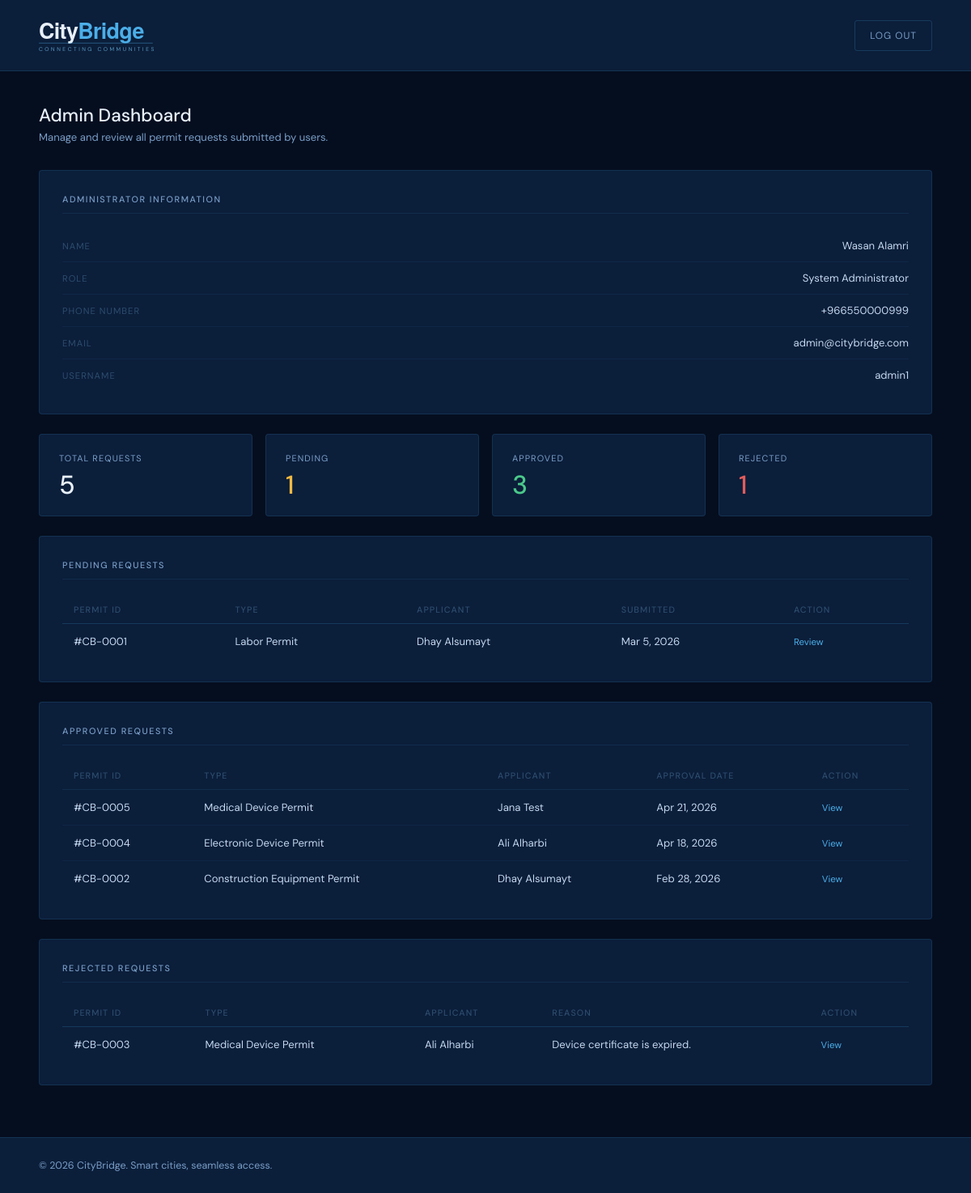
The page /code/admin.php (signed in) on the database its author committed.
### tables this page shows
CREATE TABLE `account` (
  `account_id` int NOT NULL,
  `username` varchar(50) NOT NULL,
  `email` varchar(100) NOT NULL,
  `password_hash` varchar(255) NOT NULL,
  `role` enum('user','admin') NOT NULL
);

CREATE TABLE `permit` (
  `permit_id` int NOT NULL,
  `user_account_id` int NOT NULL,
  `permit_type` enum('labor','equipment','medical','electronic') NOT NULL,
  `status` enum('pending','approved','rejected') NOT NULL DEFAULT 'pending',
  `submitted_date` datetime NOT NULL DEFAULT CURRENT_TIMESTAMP,
  `reviewed_date` datetime DEFAULT NULL,
  `approved_date` datetime DEFAULT NULL,
  `expiry_date` date DEFAULT NULL,
  `reviewed_by_admin_id` int DEFAULT NULL,
  `rejection_reason` text,
  `last_updated` datetime NOT NULL DEFAULT CURRENT_TIMESTAMP ON UPDATE CURRENT_TIMESTAMP
);

CREATE TABLE `user_account` (
  `account_id` int NOT NULL,
  `first_name` varchar(50) NOT NULL,
  `last_name` varchar(50) NOT NULL,
  `phone_number` varchar(20) NOT NULL,
  `job_title` varchar(100) DEFAULT NULL,
  `company_id` int NOT NULL
);

### code/auth.php (called while the page is built, shortened)
<?php
function fmt_date($d) {
    $t = strtotime($d);
    return $t ? date("M j, Y", $t) : "—";
}
function type_label($t) {
    switch ($t) {
        case 'labor':      return 'Labor Permit';
        case 'equipment':  return 'Construction Equipment Permit';
        case 'medical':    return 'Medical Device Permit';
        case 'electronic': return 'Electronic Device Permit';
    }
}
function permit_code($id) {
    return "#CB-" . str_pad((string)$id, 4, "0", STR_PAD_LEFT);
}
function e($v) {
    return htmlspecialchars((string)($v ?? ""), ENT_QUOTES, "UTF-8");
}

### code/admin.php (the view, shortened to what this page needs)
<?php
include "db.php";
include "auth.php";
$account_id = (int)$_SESSION["account_id"];
$stmt = $conn->prepare(
  "SELECT a.username, a.email, aa.admin_name, aa.role_title, aa.phone_number
   FROM account a
   JOIN admin_account aa ON aa.account_id = a.account_id
   WHERE a.account_id = ?");
$stmt->bind_param("i", $account_id);
$stmt->execute();
$admin = $stmt->get_result()->fetch_assoc();
$totals = $conn->query("
  SELECT
    COUNT(*) AS total,
    SUM(CASE WHEN status='pending'  THEN 1 ELSE 0 END) AS pending,
    SUM(CASE WHEN status='approved' THEN 1 ELSE 0 END) AS approved,
    SUM(CASE WHEN status='rejected' THEN 1 ELSE 0 END) AS rejected
  FROM permit
")->fetch_assoc();
$total    = (int)$totals['total'];
$pending  = (int)$totals['pending'];
$approved = (int)$totals['approved'];
$rejected = (int)$totals['rejected'];
function list_permits(mysqli $conn, $status) {
    $sql = "SELECT p.permit_id, p.permit_type, p.status, p.submitted_date,
                   p.approved_date, p.rejection_reason,
                   ua.first_name, ua.last_name
            FROM permit p
            JOIN user_account ua ON ua.account_id = p.user_account_id
            WHERE p.status = ?
            ORDER BY p.submitted_date DESC";
    $s = $conn->prepare($sql);
    $s->bind_param("s", $status);
    $s->execute();
    return $s->get_result();
}
$resPending  = list_permits($conn, 'pending');
$resApproved = list_permits($conn, 'approved');
$resRejected = list_permits($conn, 'rejected');
?>
<!DOCTYPE html>
<html lang="en">
<head>
  <link rel="stylesheet" href="style.css">
</head>
<body>
<header class="user-header">
  <svg viewBox="0 0 500 72" width="320" xmlns="http://www.w3.org/2000/svg">
    <text x="0" y="44" font-family="'Helvetica Neue', 'Segoe UI', Arial, sans-serif" font-size="42" font-weight="700" letter-spacing="-1">
      <tspan fill="#e8f0fb">City</tspan><tspan fill="#4baee8">Bridge</tspan>
    </text>
    <text x="0" y="67" font-family="'DM Sans', 'Helvetica Neue', Arial, sans-serif" font-size="10.5" font-weight="300" fill="#7dcef8" letter-spacing="4" opacity="0.82">CONNECTING COMMUNITIES</text>
  </svg>
  <nav>
    <a href="logout.php" class="logout">Log Out</a>
  </nav>
</header>
<main class="dashboard">
  <div class="page-title">
    <h1>Admin Dashboard</h1>
    <p>Manage and review all permit requests submitted by users.</p>
  </div>
  <div class="panel">
    <h3>Administrator Information</h3>
    <div class="info-row"><span class="label">Name</span><span class="value"><?php echo e($admin['admin_name'] ?? ''); ?></span></div>
    <div class="info-row"><span class="label">Role</span><span class="value"><?php echo e($admin['role_title'] ?? 'System Administrator'); ?></span></div>
    <div class="info-row"><span class="label">Phone Number</span><span class="value"><?php echo e($admin['phone_number'] ?? ''); ?></span></div>
    <div class="info-row"><span class="label">Email</span><span class="value"><?php echo e($admin['email'] ?? ''); ?></span></div>
    <div class="info-row"><span class="label">Username</span><span class="value"><?php echo e($admin['username'] ?? ''); ?></span></div>
  </div>
  <div class="stats">
    <div class="stat"><p>Total Requests</p><span><?php echo $total; ?></span></div>
    <div class="stat"><p>Pending</p><span class="pending"><?php echo $pending; ?></span></div>
    <div class="stat"><p>Approved</p><span class="approved"><?php echo $approved; ?></span></div>
    <div class="stat"><p>Rejected</p><span class="rejected"><?php echo $rejected; ?></span></div>
  </div>
  <div class="panel">
    <h3>Pending Requests</h3>
    <table>
      <thead><tr>
        <th>Permit ID</th><th>Type</th><th>Applicant</th><th>Submitted</th><th>Action</th>
      </tr></thead>
      <tbody>
      <?php if ($resPending->num_rows === 0): ?>
        <tr><td colspan="5" style="text-align:center;">No pending requests.</td></tr>
      <?php else: while ($row = $resPending->fetch_assoc()): ?>
        <tr>
          <td><?php echo permit_code($row['permit_id']); ?></td>
          <td><?php echo e(type_label($row['permit_type'])); ?></td>
          <td><?php echo e($row['first_name'].' '.$row['last_name']); ?></td>
          <td><?php echo fmt_date($row['submitted_date']); ?></td>
          <td><a href="admin-pending.php?id=<?php echo (int)$row['permit_id']; ?>" class="table-link">Review</a></td>
        </tr>
      <?php endwhile; endif; ?>
      </tbody>
    </table>
  </div>
  <div class="panel">
    <h3>Approved Requests</h3>
    <table>
      <thead><tr>
        <th>Permit ID</th><th>Type</th><th>Applicant</th><th>Approval Date</th><th>Action</th>
      </tr></thead>
      <tbody>
      <?php if ($resApproved->num_rows === 0): ?>
        <tr><td colspan="5" style="text-align:center;">No approved requests.</td></tr>
      <?php else: while ($row = $resApproved->fetch_assoc()): ?>
        <tr>
          <td><?php echo permit_code($row['permit_id']); ?></td>
          <td><?php echo e(type_label($row['permit_type'])); ?></td>
          <td><?php echo e($row['first_name'].' '.$row['last_name']); ?></td>
          <td><?php echo fmt_date($row['approved_date']); ?></td>
          <td><a href="admin-approved.php?id=<?php echo (int)$row['permit_id']; ?>" class="table-link">View</a></td>
        </tr>
      <?php endwhile; endif; ?>
      </tbody>
    </table>
  </div>
  <div class="panel">
    <h3>Rejected Requests</h3>
    <table>
      <thead><tr>
        <th>Permit ID</th><th>Type</th><th>Applicant</th><th>Reason</th><th>Action</th>
      </tr></thead>
      <tbody>
      <?php if ($resRejected->num_rows === 0): ?>
        <tr><td colspan="5" style="text-align:center;">No rejected requests.</td></tr>
      <?php else: while ($row = $resRejected->fetch_assoc()): ?>
        <tr>
          <td><?php echo permit_code($row['permit_id']); ?></td>
          <td><?php echo e(type_label($row['permit_type'])); ?></td>
          <td><?php echo e($row['first_name'].' '.$row['last_name']); ?></td>
          <td><?php echo e($row['rejection_reason'] ?: '—'); ?></td>
          <td><a href="admin-rejected.php?id=<?php echo (int)$row['permit_id']; ?>" class="table-link">View</a></td>
        </tr>
      <?php endwhile; endif; ?>
      </tbody>
    </table>
  </div>
</main>
<footer><p>&copy; 2026 CityBridge. Smart cities, seamless access.</p></footer>
</body>
</html>

### code/style.css (style rules this page uses)
* { box-sizing: border-box; margin: 0; padding: 0; }
body { font-family: 'DM Sans', sans-serif; background-color: #050e1f; color: #e8f0fb; min-height: 100vh; display: flex; flex-direction: column; }
header { background-color: #0b1e3a; border-bottom: 1px solid rgba(74, 174, 232, 0.15); padding: 0 48px; height: 88px; display: flex; align-items: center; }
main { flex: 1; }
.user-header { background-color: #0b1e3a; border-bottom: 1px solid rgba(74, 174, 232, 0.15); padding: 0 48px; height: 88px; display: flex; align-items: center; justify-content: space-between; }
.user-header nav { display: flex; align-items: center; }
.user-header nav a { padding: 10px 18px; font-size: 0.8rem; color: #7a9ec7; text-decoration: none; border-bottom: 2px solid transparent; white-space: nowrap; transition: color 0.15s, border-color 0.15s; }
.user-header nav a.logout { font-size: 0.75rem; letter-spacing: 0.08em; text-transform: uppercase; border: 1px solid rgba(74, 174, 232, 0.2); border-radius: 3px; margin-left: 16px; transition: color 0.2s, border-color 0.2s; }
.dashboard { flex: 1; padding: 40px 48px; }
.dashboard .page-title { margin-bottom: 32px; }
.dashboard .page-title h1 { font-size: 1.4rem; font-weight: 500; color: #e8f0fb; }
.dashboard .page-title p { font-size: 0.82rem; color: #7a9ec7; margin-top: 4px; }
.panel { background-color: #0b1e3a; border: 1px solid rgba(74, 174, 232, 0.13); border-radius: 4px; padding: 28px; margin-bottom: 24px; }
.panel h3 { font-size: 0.68rem; font-weight: 500; letter-spacing: 0.14em; text-transform: uppercase; color: #7a9ec7; margin-bottom: 20px; padding-bottom: 10px; border-bottom: 1px solid rgba(74, 174, 232, 0.1); display: flex; justify-content: space-between; align-items: center; }
.info-row { display: flex; justify-content: space-between; align-items: center; padding: 11px 0; border-bottom: 1px solid rgba(74, 174, 232, 0.07); gap: 16px; }
.info-row:last-child { border-bottom: none; }
.info-row .label { font-size: 0.7rem; letter-spacing: 0.09em; text-transform: uppercase; color: #2e4d6e; }
.info-row .value { font-size: 0.82rem; color: #c4d8f0; text-align: right; }
.stats { display: grid; grid-template-columns: repeat(4, 1fr); gap: 16px; margin-bottom: 24px; }
.stat { background-color: #0b1e3a; border: 1px solid rgba(74, 174, 232, 0.13); border-radius: 4px; padding: 22px 24px; }
.stat p { font-size: 0.68rem; letter-spacing: 0.1em; text-transform: uppercase; color: #7a9ec7; margin-bottom: 10px; }
.stat span { font-size: 2rem; font-weight: 500; color: #e8f0fb; line-height: 1; }
.stat span.pending { color: #f0b942; }
.stat span.approved { color: #4bc98a; }
.stat span.rejected { color: #e05c5c; }
table { width: 100%; border-collapse: collapse; }
table th { font-size: 0.67rem; letter-spacing: 0.1em; text-transform: uppercase; color: #2e4d6e; font-weight: 500; padding: 10px 14px; text-align: left; border-bottom: 1px solid rgba(74, 174, 232, 0.1); }
table td { font-size: 0.82rem; color: #c4d8f0; padding: 13px 14px; border-bottom: 1px solid rgba(74, 174, 232, 0.06); }
table tr:last-child td { border-bottom: none; }
footer { background-color: #0b1e3a; border-top: 1px solid rgba(74, 174, 232, 0.15); padding: 26px 48px; display: flex; align-items: center; justify-content: space-between; flex-wrap: wrap; gap: 14px; }
footer p { font-size: 0.78rem; color: #7a9ec7; }
.table-link { font-size: 0.72rem; color: #4baee8; text-decoration: none; font-weight: 400; letter-spacing: 0; transition: color 0.2s; }
header, .user-header, main, footer { position: relative; z-index: 1; }

### rows shown on the page
permit: permit_id "#CB-0001", permit_type "Labor Permit", user_account.last_name "Dhay Alsumayt", submitted_date "Mar 5, 2026"
permit: permit_id "#CB-0005", permit_type "Medical Device Permit", user_account.last_name "Jana Test", approved_date "Apr 21, 2026"
permit: permit_id "#CB-0004", permit_type "Electronic Device Permit", user_account.last_name "Ali Alharbi", approved_date "Apr 18, 2026"
permit: permit_id "#CB-0002", permit_type "Construction Equipment Permit", user_account.last_name "Dhay Alsumayt", approved_date "Feb 28, 2026"
permit: permit_id "#CB-0003", permit_type "Medical Device Permit", user_account.last_name "Ali Alharbi", rejection_reason "Device certificate is expired."

### other values the page prints
$admin['admin_name'] "Wasan Alamri"
$admin['role_title'] "System Administrator"
$admin['phone_number'] "+966550000999"
$admin['email'] "admin@citybridge.com"
$admin['username'] "admin1"
$total "5"
$pending "1"
$approved "3"
$rejected "1"
